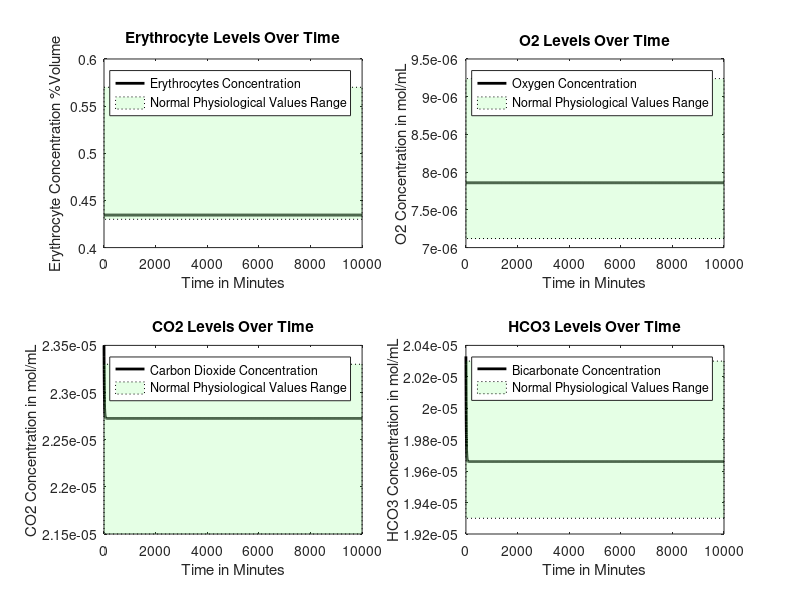
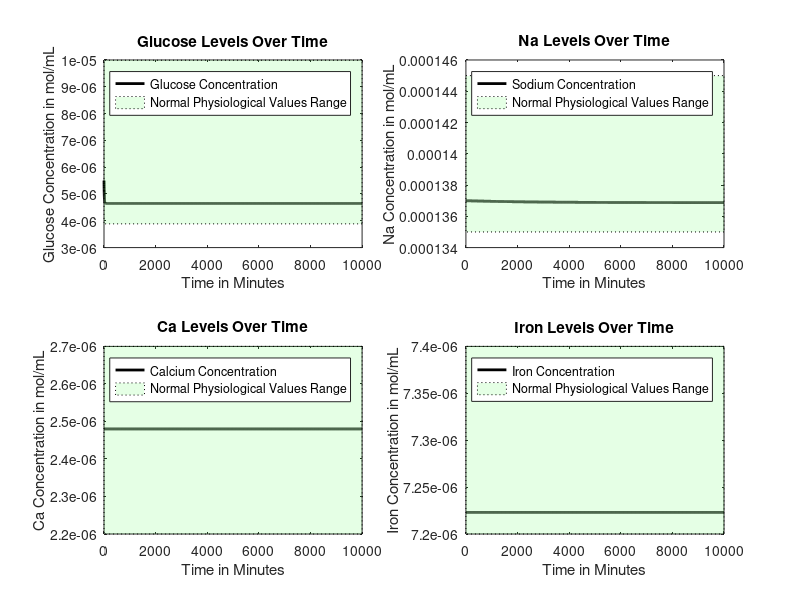

Write MATLAB code to recreate these figures, in order.
function mainfunction2withLiverEating2combo1bonesaddLiam()

age = 30;%30; %Age in years
gender = 0; %Gender, 0=male, 1=female
mass = 70; %Weight in kg
anemia = 0; %Is the patient anemic? 1 if yes, 0 if no
bleed = 0.01; %bleeding rate in mL/min, if anemic
FerritinStores = 0;%0.0179; %Stored moles of iron in liver as ferritin

RQ=0.825;%reaction quotients for the general body and
%RQheart=0.7;

if (40>=age) %if/else statement that sets heart rate based on age, in bpm
    baseheartrate = 83;
else 
    baseheartrate= 87;
end

%Intake of various nutrients
carbs=130;
calciumintake=1000;
sodiumintake=500;

if gender==1
    ironintake=8;
else
    ironintake=18;
end

basebloodweight=0.07*mass; %sets mass of blood in the body based on percentage composition of blood and bodyweight
%SV=mass; %stroke volume, blood pumped out of heart per beat in mL
bloodflow0 = 1000*basebloodweight/1.06; %blood flow out of heart per minute in mL, divided by density of 1.06 g/mL (steady state value)



% cvector = concentration vector, [cE, cNa, cCa, cIron, cGlucose, cO2,
% cCO2, cHCO3], where c = "concentration of", and the letters are our
% components

if gender == 0 %if loop sets volume percentage of red blood cells based on gender
    cE0 = 0.4345;
elseif gender == 1
    cE0 = 0.402;
end

basehemoglobin=34.52243959*basebloodweight/10*cE0; %hemoglobin, in grams, that should be present in the body
hemoglobin=basehemoglobin;
%set concentration of O2 and CO2 in mol/mL at BTP in venous blood
cO2 = 0.00000785855;
cCO2 = 0.0000235;
%concentration of bicarbonate in venous blood, in mol/L
cHCO3 = 0.00002033;
%concnetartion of glucose in mol/mL
cGlucose = 0.0000055;
%Na concentration in mol/mL
cNa = 0.000137;
%Concentration of Ca in mol/mL
cCa = 0.00000248;
%Concentration of iron in mol/mL
cIron = 7.2231e-06;

cvector0 = [cE0 cO2 cCO2 cHCO3 cGlucose cNa cCa cIron]; %concentration in the blood, in moles? mL/mL of blood

cEtrack=[cvector0(1)];
cO2track=[cvector0(2)];
cCO2track=[cvector0(3)];
cHCO3track=[cvector0(4)];
cGlucosetrack=[cvector0(5)];
cNatrack=[cvector0(6)];
cCatrack=[cvector0(7)];
cIrontrack=[cvector0(8)];
heartratetrack = [baseheartrate];
bloodflowvec=[bloodflow0];
for loop=1:10000
    heartrate=(baseheartrate*cE0*basebloodweight)/(cvector0(1)*basebloodweight);
    bloodflow0 = (heartrate/baseheartrate)*(1000*basebloodweight/1.06);
    % all blood per min for 60 beats per min -> all blood per 60 beats
    %(heartrate/60)*bloodflow0
    
    %Run initial venous blood through the heart
    [bloodflow, cvector, Ci] = lungs(bloodflow0, cvector0, anemia, basehemoglobin, hemoglobin);
    %Run blood from lungs to the heart
    [bloodflow, cvector1] = heart(bloodflow, cvector, mass, Ci, basehemoglobin, hemoglobin);
    %These three values are the blood flows that go from the heart to each
    %organ
    
    
    
    %Volumetric flow rate in and out of liver (mL/min)
    %Vi=Vj=V=100mL/min per 100g liver
    %Blood flow distribution will change during iron deficiency anemia but we
    %don't have a function modeling this yet
    
    if (18<=age) && (age<50)
        V=452+16.34*mass+11.85*age-166*gender;
    else
        V=1390+15.94*mass-12.86*age;
    end
    
    BFbraini=0.15*bloodflow;
    BFliveri=V;
    BFotherbloodi=bloodflow-BFbraini-0.3*BFliveri;
    %Process each of these three blood flows in their respective organs
    [BFbrainj, cvectorbrainj] = brain(BFbraini, cvector1, mass, Ci, basehemoglobin, hemoglobin);
    
    [BFotherbloodj, cvectorotherbloodj, hemoglobinout] = otherblood(BFotherbloodi, cvector1, carbs, calciumintake, sodiumintake, ironintake, Ci, RQ, anemia, bleed, basehemoglobin, hemoglobin);
    
    Mvectorotherbloodliver=0.7*V*cvectorotherbloodj;
    Mvectorheart=0.3*V*cvector1;
    cvectorliverin=(Mvectorotherbloodliver+Mvectorheart)/V;
    
    [BFliverj, cvectorliverj, FerritinStores1] = liver(BFliveri,cvectorliverin,gender,mass,Ci,FerritinStores, basehemoglobin, hemoglobin);
    %Redirect blood from liver to other blood and mix the two
    FerritinStores=FerritinStores1;
    Mvectorotherbloodj=(cvectorotherbloodj*(BFotherbloodj-0.7*V))+(cvectorliverj*BFliverj);
    %Add the blood flow from other blood and liver to get new blood volume
    BFotherbloodj=BFotherbloodj-0.7*V+BFliverj;
    %Do a weighted average to get a new cvector
    cvectorotherbloodj=Mvectorotherbloodj/BFotherbloodj;
    %Send 25% of the blood flow to the kidneys
    BFkidneyi=0.25*(BFbrainj+BFotherbloodj);
    %Subtract blood sent to kidneys from other blood
    BFotherbloodj=BFotherbloodj-BFkidneyi;
    %Have the kidneys process the blood they receive
    
    [BFkidneyj, cvectorkidneyj] = kidney(BFkidneyi, cvectorotherbloodj,RQ,mass, Ci, V, basehemoglobin, hemoglobin, anemia);
    %Send blood processed in kidneys back to other blood, pool with brain, create Mvector
    Mvectorotherblood=(BFotherbloodj*cvectorotherbloodj)+(BFkidneyj*cvectorkidneyj)+(BFbrainj*cvectorbrainj);
    %Reset the bloodflow back into the lungs to the blood flow we just computed
    bloodflow0=BFotherbloodj+BFkidneyj+BFbrainj;
    bloodflowvec=[bloodflowvec bloodflow0];
    %bloodflow0 = 1000*bloodweight/1.06;
    %Recompute cvector0 by dividing Mvectorotherblood by bloodflow0
    cvector0=Mvectorotherblood/bloodflow0;
    
    cEtrack=[cEtrack cvector0(1)];
    cO2track=[cO2track cvector0(2)];
    cCO2track=[cCO2track cvector0(3)];
    cHCO3track=[cHCO3track cvector0(4)];
    cGlucosetrack=[cGlucosetrack cvector0(5)];
    cNatrack=[cNatrack cvector0(6)];
    cCatrack=[cCatrack cvector0(7)];
    cIrontrack=[cIrontrack cvector0(8)];
    heartratetrack = [heartratetrack heartrate];
    A = [cvector; cvector1; cvectorbrainj; cvectorotherbloodj; cvectorliverj; cvectorkidneyj; cvector0];
    %BP1=(38.178*log(bloodweight/basebloodweight)+100)*(1.8886*(cvector0(1)/cE0)-0.8886);
    hemoglobin=hemoglobin-hemoglobinout;
end
% figure
% plot(0:loop(end),heartratetrack)

subplot(2,2,1)
plot(0:loop(end),cEtrack,'k','LineWidth',2, 'DisplayName', 'Erythrocytes Concentration')
title('Erythrocyte Levels Over Time')
xlabel('Time in Minutes')
ylabel('Erythrocyte Concentration %Volume')
v1 = [0 .43; loop(end) .43; loop(end) .57; 0 .57;];
f1 = [1 2 3 4];
patch('Faces',f1,'Vertices',v1,'FaceColor','green','FaceAlpha',.1, 'LineStyle',':', 'DisplayName','Normal Physiological Values Range');
if anemia == 1
    v2 = [0 .37; loop(end) .37];
    f2 = [1 2];
    patch('Faces',f2,'Vertices',v2,'FaceColor','none', 'EdgeColor','red','LineStyle','-.','DisplayName','Anemia Concentration Threshold')
end
legend


subplot(2,2,2)
plot(0:loop(end),cO2track,'k','LineWidth',2, 'DisplayName', 'Oxygen Concentration')
title('O2 Levels Over Time')
xlabel('Time in Minutes')
ylabel('O2 Concentration in mol/mL')
v1 = [0 7.12e-6; loop(end) 7.12e-6; loop(end) 9.24e-6; 0 9.24e-6;];
f1 = [1 2 3 4];
patch('Faces',f1,'Vertices',v1,'FaceColor','green','FaceAlpha',.1,'LineStyle',':', 'DisplayName','Normal Physiological Values Range');
legend

subplot(2,2,3)
plot(0:loop(end),cCO2track,'k','LineWidth',2, 'DisplayName', 'Carbon Dioxide Concentration')
title('CO2 Levels Over Time')
xlabel('Time in Minutes')
ylabel('CO2 Concentration in mol/mL')
v1 = [0 2.15e-5; loop(end) 2.15e-5; loop(end) 2.33e-5; 0 2.33e-5;];
f1 = [1 2 3 4];
patch('Faces',f1,'Vertices',v1,'FaceColor','green','FaceAlpha',.1, 'LineStyle',':', 'DisplayName','Normal Physiological Values Range');
legend

subplot(2,2,4)
plot(0:loop(end),cHCO3track,'k','LineWidth',2, 'DisplayName', 'Bicarbonate Concentration')
title('HCO3 Levels Over Time')
xlabel('Time in Minutes')
ylabel('HCO3 Concentration in mol/mL')
v1 = [0 1.93e-5; loop(end) 1.93e-5; loop(end) 2.03e-5; 0 2.03e-5;];
f1 = [1 2 3 4];
patch('Faces',f1,'Vertices',v1,'FaceColor','green','FaceAlpha',.1, 'LineStyle',':', 'DisplayName','Normal Physiological Values Range');
legend

figure
subplot(2,2,1)
plot(0:loop(end),cGlucosetrack,'k','LineWidth',2, 'DisplayName', 'Glucose Concentration')
title('Glucose Levels Over Time')
xlabel('Time in Minutes')
ylabel('Glucose Concentration in mol/mL')
v1 = [0 3.8855e-6; loop(end) 3.8855e-6; loop(end) 9.991e-6; 0 9.991e-6;];
f1 = [1 2 3 4];
patch('Faces',f1,'Vertices',v1,'FaceColor','green','FaceAlpha',.1, 'LineStyle',':', 'DisplayName','Normal Physiological Values Range');
legend

subplot(2,2,2)
plot(0:loop(end),cNatrack,'k','LineWidth',2, 'DisplayName', 'Sodium Concentration')
title('Na Levels Over Time')
xlabel('Time in Minutes')
ylabel('Na Concentration in mol/mL')
v1 = [0 1.35e-4; loop(end) 1.35e-4; loop(end) 1.45e-4; 0 1.45e-4;];
f1 = [1 2 3 4];
patch('Faces',f1,'Vertices',v1,'FaceColor','green','FaceAlpha',.1, 'LineStyle',':', 'DisplayName','Normal Physiological Values Range');
legend

subplot(2,2,3)
plot(0:loop(end),cCatrack,'k','LineWidth',2, 'DisplayName', 'Calcium Concentration')
title('Ca Levels Over Time')
xlabel('Time in Minutes')
ylabel('Ca Concentration in mol/mL')
v1 = [0 2.2e-6; loop(end) 2.2e-6; loop(end) 2.7e-6; 0 2.7e-6;];
f1 = [1 2 3 4];
patch('Faces',f1,'Vertices',v1,'FaceColor','green','FaceAlpha',.1, 'LineStyle',':', 'DisplayName','Normal Physiological Values Range');
legend

subplot(2,2,4)
plot(0:loop(end),cIrontrack,'k','LineWidth',2, 'DisplayName', 'Iron Concentration')
title('Iron Levels Over Time')
xlabel('Time in Minutes')
ylabel('Iron Concentration in mol/mL')
v1 = [0 7.2e-6; loop(end) 7.2e-6; loop(end) 7.4e-6; 0 7.4e-6;];
f1 = [1 2 3 4];
patch('Faces',f1,'Vertices',v1,'FaceColor','green','FaceAlpha',.1, 'LineStyle',':', 'DisplayName','Normal Physiological Values Range');
legend
end

function [bloodout, Cout, Ci] = lungs(vblood, Cvector, anemia, basehemoglobin, hemoglobin)










Cout = [];
% anemia needs to be an input for the lungs function now
Co = 0.21e-4; %concentration of oxygen in alveoli (21% b/c air - it's 0.21e-4 b/c otherwise the order of
              %magnitude was way off (not sure if this is valid but it works))
P = 7.39e-3*60; %cm/min, membrane permeability constant for alveoli
if anemia == 1
    A = 1000000; %cm^2, surface area of alveoli under extreme conditions
else
    A = 700000; %cm^2, surface area of alveoli under normal conditions
end
Ci = (Cvector(2)*0.08206*310.15)/(0.0526*1000); %mL/mL, concentration of oxygen in blood, convert mol to mL
                                                %with partial pressure of
                                                %oxygen going into lungs
                                                %(40 mmHg)
ViO2 = P*A*(Co - Ci); %mL/min
ViO2 = ViO2*(hemoglobin/basehemoglobin);
%convert ViO2 to mol/min
niO2 = (ViO2*1)/(0.08206*310.15); %mol/min; convert mL to mol with pressure being atmospheric pressure
niO2 = niO2/15; %divide molar flow rate by respiratory rate
C = niO2/(vblood*1.5); %mol/mL, divide by conversion factor of 1.5

Ci = C*vblood*(hemoglobin/basehemoglobin); %concentration of oxygen from which other organs consume

nO2i = vblood*Cvector(2) + Ci;
nO2cons = 0.05*Ci/(hemoglobin/basehemoglobin);%we changed this when we added mayas O2 code 
%nO2cons = 0.05*C*vblood; %we removed this when we added mayas O2 code
nO2j = nO2i - nO2cons; %oxygen out, mol/min
Cout(2) = nO2j/vblood; %mol/mL













% Cout = [];
% % Finding volumetric flow rate out of oxygen
% CiO2 = 0.000001964637; %5mL/100mL becomes .000001964637 mol
% %CdeoxygenatedO2 = 0.16; %from graph and partial pressure of oxygen in entering deoxygenated blood being...
% Ci=CiO2*vblood;                       %40 mmHg (this might also depend on hemoglobin)
% nO2i = vblood*(Cvector(2)+CiO2); %O2 in, mL/min
% nO2cons = 0.05*CiO2*vblood;%.0002082515; %5.3 mL/min becomes .0002082515 mol/min
% nO2j = nO2i - nO2cons; %O2 out, mol/min
% Cout(2) = nO2j/vblood; %mol/mL













% Finding volumetric flow rate out of carbon dioxide
nCO2i = vblood*Cvector(3);
nCO2cons = nCO2i*(1-(48/52));%vblood*(.0000015716531); %vblood(mL/min) and concentration of blood consumed (mol/mL)
%CjCO2 = 0.48; %48 mL/100 mL, should be dependent on hemoglobin, oxygen, things like that
nCO2j = nCO2i - nCO2cons; %CO2 out, L/min
Cout(3) = nCO2j/vblood;


% Finding volumetric flow rate out of bicarbonate
rHCO3CO2 = Cvector(4)/Cvector(3); %ratio of bicarbonate to carbon dioxide in blood leaving lungs
nHCO3j = rHCO3CO2*nCO2j; %HCO3 out, mol/min
Cout(4) = nHCO3j/vblood;

% Finding volumetric flow rate out of calcium
Cout(7) = Cvector(7); %calcium out, L/min

Cout(8) = Cvector(8); %iron concentration doesn't change in lungs
% Finding volumetric flow rate out of sodium
Cout(6) = Cvector(6); %sodium out, L/min

% Finding volumetric flow rate out of erythrocytes
Cout(1) = Cvector(1);

% Finding volumetric flow rate out of glucose

nglucosecons = nO2cons/6; %molar flow rate of glucose consumed, mol/min, in terms of O2 consumed
nGlucosei = Cvector(5)*vblood;
nGlucosej = nGlucosei - nglucosecons; %molar flow rate of glucose out, mol/min
Cout(5) = nGlucosej/vblood;
bloodout = vblood;
end

function [bloodflowj, cvectorj] = brain(bloodflowi, cvectori, mass, Ci, basehemoglobin, hemoglobin)
%Blood volume conserved
bloodflowj=bloodflowi;

brainmass=0.02*mass*1000; %gives brain mass in grams as 2% body mass
Mvector=bloodflowi*cvectori;
%Create a null vector for cvectorj
cvectorj=zeros(1,8);
%Sets inflows equal to outflows for erythrocytes, Na, Ca, Iron
cvectorj(1)=cvectori(1);
cvectorj(6)=cvectori(6);
cvectorj(7)=cvectori(7);
cvectorj(8)=cvectori(8);

%Consume oxygen at 18.4% of intake rate
MO2j=Mvector(2)-0.184*Ci;
%Consume glucose at a rate of 5.6 mg per 100g brain mass per minute
MGlucosej=Mvector(5)-(0.00003108*(brainmass/100));%moles of glucose in - glucose requirements per mon in moles/minute
%Calculate CO2 produced based on glucose consumed via respiration equation
MCO2j=Mvector(3)+6*(0.6660746/1440);
%Calculate HCO3 made when the CO2 is produced
rHCO3CO2=Mvector(4)/Mvector(3); %ratio of bicarbonate to carbon dioxide in blood leaving lungs
HCO3j=Mvector(4)+rHCO3CO2*6*(0.6660746/1440);

%Calculate values above as concentrations and add them to cvectorj
cvectorj(2)=MO2j/bloodflowj;
cvectorj(5)=MGlucosej/bloodflowj;
cvectorj(3)=MCO2j/bloodflowj;
cvectorj(4)=HCO3j/bloodflowj;

end

function [outflow, Cout] = heart(flow,Cvector,weight, Ci, basehemoglobin, hemoglobin)

Cout = [];

% Finding concentration out of glucose
Cout(5)=Cvector(5);
% Finding concentration out of erythrocytes
Cout(1)=Cvector(1);
% Finding concentration out of sodium
Cout(6)=Cvector(6);
% Finding concentration out of iron
Cout(8)=Cvector(8);
% Finding concentration out of calcium
Cout(7)=Cvector(7);

heartmass = weight*.003;
nO2cons = 0.116*Ci/(hemoglobin/basehemoglobin); %mL/min*mol/mL=mol/min
Cout(2) = (Cvector(2)*flow - nO2cons)/flow;
CO2gen = .7*nO2cons; %using respiratory quotient in the heart
Cout(3) = (Cvector(3)*flow + CO2gen)/flow;
rHCO3CO2 = Cvector(4)/Cvector(3); %ratio of bicarbonate to carbon dioxide in blood leaving lungs
nHCO3j = rHCO3CO2*CO2gen; %HCO3 out, mol/min
Cout(4) = (Cvector(4)*flow + nHCO3j)/flow;

outflow = flow;
end




function [bloodflowj, cvectorout, FerritinStores1]=liver(V,cvectori,G,mass,Ci,FerritinStores, basehemoglobin, hemoglobin)
%This function will deliver output volumetric flow rates for the concentration of
%the 8 components (mol/mLmin) out of the liver
%Input: G=Gender (1 if female, 0 if male)
%W=weight of person (kg); A=age of person (years)
%cvector=[cE,cO2,cCO2,cHCO3,cGlucose,cNa,cCa,cFe)
%Outputs are all in concentration flow rates (mol/mLmin) out

%Initializes cvectorout
cvectorout=[0,0,0,0,0,0,0,0];



%Calculates concentration flow rate of red blood cells out
%p=blood density in amount per mL
%Vbody=Volume of body in mL. Calculating assuming 7% of total body weight
%is blood, then divided by density of blood to find volume of blood
%RBCj=raw numerical flow rate of red blood cells out/min
%RBCi=raw numerical flow rate of RBC in/min
%nRBCj=molar flow rate of RBC out/min
%RBCcons=consumption rate of RBC/min
%No generation of RBC in liver

p=1.2e10; %number of red blood cells per mL of PURE red blood cells

%Calculate volume of the body
Vblood=0.07*mass*1000/1.056;
%Calculate the number of RBCs entering liver based on concentration,
%flow rate, and pure RBC density
RBCi=p*V*cvectori(1);

%Consume some based on body size
RBCcons=5.55555e-6*cvectori(1)*Vblood;
%Find pure volume of RBCs we now have based on number and density
VRBCj=(RBCi-RBCcons)/p;
%Calculate volume of plasma that entered
Vplasma=V*(1-cvectori(1));
%Calculate new concentrations based on volumeRBCs/total volume
cvectorout(1)=VRBCj/(VRBCj+Vplasma);
%Bloodflow out = blood cells out + plasma volume
bloodflowj=V;%Vplasma+VRBCj;

%Calculates concentration flow rate of O2 out
%No generation of O2
%nO2i=molar flow rate of O2/min in
%nO2j=molar flow rate of O2/min out
%nO2cons=molar consumption rate of O2/min
nO2i= cvectori(2)*V;
nO2cons=0.204*Ci/(hemoglobin/basehemoglobin);
nO2j=nO2i-nO2cons;
cvectorout(2)=nO2j/V;

%Calculates the required intake of protein in grams/min given a
%person's demographic information
%dprotein=daily protein intake in g/day
%protein=protein intake in g/min
dprotein=0.8*mass;
protein=dprotein/1440;

%Calculates concentration flow rate of CO2 out
%nCO2i=molar flow rate of CO2/min in
%nCO2j=molar flow rate of CO2/min out
%nCO2gen=molar flow rate of CO2/min generated
%RQ=Respiratory Quotient=mol CO2 produced/mol O2 consumed
RQ=0.825;
rHCO3CO2 = cvectori(4)/cvectori(3);
nCO2gen=RQ*nO2cons;
nCO2i=cvectori(3)*V;
nCO2j=nCO2i+nCO2gen-((protein/100)/rHCO3CO2);
cvectorout(3)=nCO2j/V;


%Calculates the concentration flow rate of Bicarbonate out
%Assume no generation of bicarbonate
%%Also liver just takes in bicarbonate from the heart and stomach
%1mole bicarbonate ions consumed by liver per 100g protein/day
%rHCO3CO2 = cvectori(4)/cvectori(3); %ratio of bicarbonate to carbon dioxide in blood leaving lungs
nHCO3gen = rHCO3CO2*nCO2gen; %HCO3 out, mol/min
nHCO3i=cvectori(4)*V;
nHCO3j=nHCO3i-(protein/100)+nHCO3gen;
cvectorout(4)=nHCO3j/V;

%Calculates the concentration flow rate of Na2+ out
%Assume no generation of Na2+, only in, out, and consumption
%nNai=molar flow rate of sodium in
%nNacons=molar flow rate of sodium consumed given that 10% of bile salts
%are consumed, approx 600mL are produced per day, and there are 135mM Na+
%ions in bile.
%nNaj=molar flow rate of sodium out
nNacons=9.375e-9;
nNai=cvectori(6)*V;
nNaj=nNai-nNacons;
cvectorout(6)=nNaj/V;

%Calculates the concentration flow rate of Ca2+ out
%Assume no generation nor consumption.
%cCai=concentration flow rate of Ca2+ in mol/mLmin in
%cCaj=concentration flow rate of Ca2+ in mol/mLmin out
cvectorout(7)=cvectori(7);
%Calculates the concentration flow rate of Fe out
%Assume no generation since

% Glucose needs a big ol generation term
consumeorgenerate=0.8144*(cvectori(5)*10^6)^3-9.622*(cvectori(5)*10^6)^2+108.74*(cvectori(5)*10^6)-480.69;
scalingterm = 300/(26*mass*10^-6);
if consumeorgenerate < 0
    nGlucosegen=abs(consumeorgenerate)/scalingterm;
    nGlucosecons=0;
elseif consumeorgenerate > 0
    nGlucosecons=abs(consumeorgenerate)/scalingterm;
    nGlucosegen=0;
else
    nGlucosegen=0;
    nGlucosecons=0;
end
nGlucosebasalcons = nO2cons/6;
nGlucosei = cvectori(5)*V;
nGlucosej = nGlucosei + nGlucosegen - nGlucosecons - nGlucosebasalcons;
cvectorout(5) = nGlucosej/V;

% Iron gets packaged into ferritin in the liver, to be stored and used
% later if we run low


%determine molar flow rate of iron in
Mironin=V*cvectori(8);
Mirondif=(V*7.2231e-06)-Mironin;%this number is desired steady state iron concentration in the blood

if Mirondif < 0
    FerritinStores1=FerritinStores-Mirondif;
    cvectorout(8)=7.2231e-06;
elseif Mirondif == 0
    cvectorout(8)=cvectori(8);
    FerritinStores1=FerritinStores;
    
elseif FerritinStores > Mirondif && Mirondif>0
    Mironadd=Mirondif;
    FerritinStores1=FerritinStores-Mironadd;
    cvectorout(8)=(Mironadd+Mironin)/V;

elseif FerritinStores < Mirondif && Mirondif>0
    Mironadd=FerritinStores;
    cvectorout(8)=(Mironadd+Mironin)/V;
    FerritinStores1=0;
    
elseif FerritinStores == Mirondif && Mirondif>0
    FerritinStores1=0;
    Mironadd=FerritinStores;
    cvectorout(8)=(Mironadd+Mironin)/V;

elseif FerritinStores == 0 && Mirondif>0
    FerritinStores1=0;
    cvectorout(8)=cvectori(8);
end

end


function [bloodflowj, cvectorj] = kidney(bloodflowi, cvectori, RQ, mass, Ci, V, basehemoglobin, hemoglobin, anemia)
T=1440;%Multiplier that scales up the time period of interest to one day (required for glucose equation)
Kidneymass=(300/70000)*mass; %mass of the kidneys combined in grams

%Initialize all intakes
Mvector=bloodflowi*cvectori;
bloodflowj=bloodflowi;

%Consume relevant compounds to create outlet values

MEj=Mvector(1);
MIronj=Mvector(8);

MO2j=Mvector(2)-(0.072*Ci/(hemoglobin/basehemoglobin));
% Find mol/min O2 consumed
%MO2cons = Mvector(2) - MO2j;
% Convert to mL/min per 100g
%MO2cons = (MO2cons/0.0000392927)/(Kidneymass/100);
% Find mmol/min per 100g Na consumed
%MNacons = (MO2cons - 0.5)/0.1;
% Convert to mol/min
%MNacons = (MNacons/1000)*(Kidneymass/100);

%this is new sodium stuff

PNaconc=cvectori(6)*1e6; %plasma sodium concentration, converted to mmol/L for the sake of the equation
%Naremoved=0.0043*(PNaconc)^3 - 1.6942*(PNaconc)^2 + 223.58*PNaconc - 9925; %sodium removed, micromol per minute
Naremoved=0.0003*exp(0.0817*PNaconc);%sodium removed, micromol per minute
MNaremoved=Naremoved/1e6;%sodium removed in moles
MNaj = Mvector(6) - MNaremoved;

%this is old sodium stuff
% MNacons = (100/1440)/1000;
% MNaj = Mvector(6) - MNacons;




x = (1000*.26)/(1000*40.08*1440);
y = (17/5)*(bloodflowi-((3/34)*V));
b = (((x/y)*(y-(.7*V))+(((.7*x)/y)*V))*(y+(.3*V)-bloodflowi))/((y+(.3*V)));
c = (1-(bloodflowi/(y+(.3*V)-bloodflowi)));
MCaj= Mvector(7) - ((((x/y)*(y-(.7*V))+(((.7*x)/y)*V))*(y+(.3*V)))/((y+(.3*V))));
MGlucosej=Mvector(5)-(Mvector(5)*(0.226/((Mvector(5))*T)));
rHCO3O2=Mvector(4)/Mvector(3);
if anemia == 1
    MHCO3cons = 2.9e-6*bloodflowi;
    MCO2cons = (MHCO3cons/rHCO3O2);
else
    MHCO3cons = 0;
    MCO2cons = 0;
end
MCO2j=Mvector(3)+((Mvector(2)-MO2j)*RQ)-MCO2cons;
MHCO3gen=rHCO3O2*((Mvector(2)-MO2j)*RQ);
MHCO3j=Mvector(4)+MHCO3gen-MHCO3cons;%-0.15*(Mvector(4))+(.004/T)
%Recompute all concentrations using original mass of blood and new values

cIronj=MIronj/bloodflowj;
cNaj=MNaj/bloodflowj;
cO2j=MO2j/bloodflowj;
cCO2j=MCO2j/bloodflowj;
cEj=MEj/bloodflowj;
cGlucosej=MGlucosej/bloodflowj;
cHCO3j=MHCO3j/bloodflowj;
cCaj=MCaj/bloodflowj;

cvectorj=[cEj cO2j cCO2j cHCO3j cGlucosej cNaj cCaj cIronj];

end

function [outflow, Cout, hemoglobinout] = otherblood(flow, Cin, carbs, calciumintake, sodiumintake, ironintake, Ci, RQ, anemia, bleed, basehemoglobin, hemoglobin)
Cout = [];
outflow=flow;

%Accounts for the bleeding of a certain volume at a steady rate when the
%patient is anemic    
if anemia == 0
    Cout(1) = Cin(1);
    ironout=0;
    hemoglobinout=0;
else
    RBCin = flow*Cin(1)*1.2e10;
    vRBCin = flow*Cin(1);
    RBClost = 521400000;% the number of red blood cells lost per minute is usually 5214000 but we upscale this value by 100 in order to illustrate the effect of anemia better
    RBCout = RBCin - RBClost;
    vRBCout = RBCout/(1.2e10);
    ironout=1.197929*RBClost/1.2e10*1.79067e-5;
    hemoglobinout=ironout*1.538461538e-5;
Cout(1) = vRBCout/outflow; 
end

Cout(2) = (Cin(2)*flow-(0.374*Ci/(hemoglobin/basehemoglobin)))/flow;%-CO2cons;
nCO2gen = 0.374*Ci*RQ;
Cout(3) = (Cin(3)*flow + nCO2gen)/flow;
rHCO3CO2 = Cin(4)/Cin(3);
Cout(4) = (Cin(4)*flow + nCO2gen*rHCO3CO2)/flow;
Cout(5) = (flow*Cin(5) + (.8*carbs)/(180.156*1440))/flow; %130g of carbs, 80 percent is directly translated to glucose, 20% is fructose and galactose which goes to the liver and may be converted to glucose at a later stage so another term is incoming
Cout(6) = (flow*Cin(6) + (sodiumintake/(700*22.99*1440)))/flow; %500 mg of sodium needed for vital functions so start with sodium intake being 500 mg
if anemia == 0
    Cout(7) = (flow*Cin(7) + (calciumintake*.26)/(1000*40.08*1440))/flow; %calcium intake should be around 1000 mg
elseif anemia == 1
    Cainput = (flow*Cin(7) + (calciumintake*.15)/(1000*40.08*1440))/flow; %assume, under anemia, calcium retention rate becomes 15%
    Cagen = ((calciumintake*.11)/(1000*40.08*1440))/flow; %intake from bones because, when we retain less calcuim from diet, the blood maintains steady concentration of calcium by taking calcium from bones
    Cout(7) = Cainput + Cagen;
end
Cout(8) = (flow*Cin(8)+ (ironintake*.18)/(1000*55.845*1440)-1/(1440*1000*55.845)-(ironout))/flow;%iron intake will be approximately 8 mg for males and 18 mg for females
end
